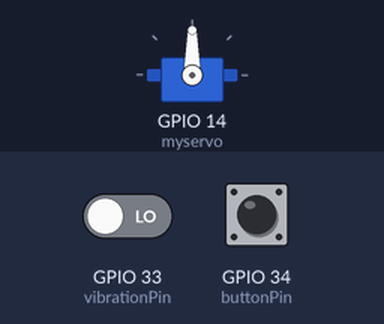
The sketch below on a simulated ESP32. Shown: servo. Inputs (shaded band) come from the test bench; at power-on: GPIO 33 (vibrationPin) LOW, GPIO 34 (buttonPin) HIGH. What the sketch prints to the serial monitor is not drawn.

Above: at 1.2 s.
1.3 s: GPIO 33 (vibrationPin) driven HIGH
At 1.7 s:
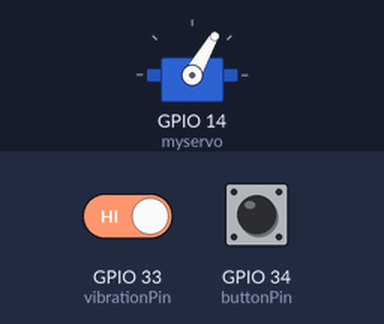
4.3 s: GPIO 34 (buttonPin) pulled LOW for 3.2 s
10.5 s: GPIO 33 (vibrationPin) driven LOW
At 11.7 s:
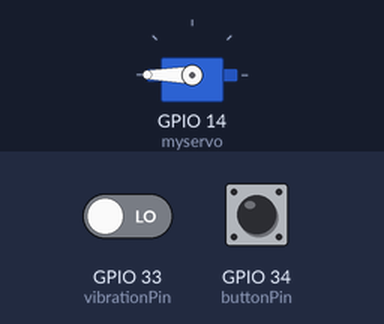
12.9 s: GPIO 34 (buttonPin) pulled LOW for 0.15 s
At 14.1 s:
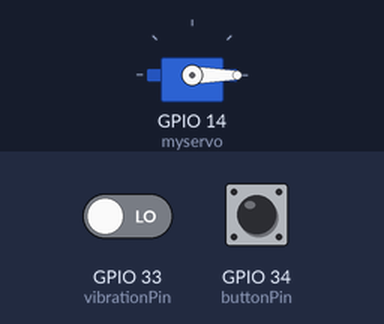
Timing chart, 0 to 15.5 s (numbered marks = the images above; inputs shaded):
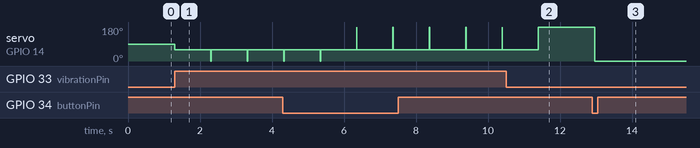

The sketch:

Servo.ino
```cpp
#include <ESP32Servo.h>

Servo myservo;

const int buttonPin = 34;
const int vibrationPin = 33;
int buttonState = HIGH;  // 初始狀態設為HIGH（未按下）
int lastButtonState = HIGH;
int vibrationState = 0;
bool servoState = false;
unsigned long lastDebounceTime = 0;
unsigned long debounceDelay = 50;

void setup() {
  myservo.attach(14);
  pinMode(buttonPin, INPUT);  // 不使用內部上拉，假設使用外部上拉電阻
  pinMode(vibrationPin, INPUT);
  Serial.begin(115200);
  Serial.println("System initialized");
}

void loop() {
  int reading = digitalRead(buttonPin);

  // 添加調試信息
  Serial.print("Button reading: ");
  Serial.println(reading);

  if (reading != lastButtonState) {
    lastDebounceTime = millis();
  }

  if ((millis() - lastDebounceTime) > debounceDelay) {
    if (reading != buttonState) {
      buttonState = reading;

      if (buttonState == LOW) {  // 按鈕按下
        Serial.println("press");
        servoState = !servoState;
        myservo.write(servoState ? 180 : 0);
        Serial.println(servoState ? "舵機轉到180度" : "舵機轉到0度");
      } else {  // 按鈕釋放
        Serial.println("x");
      }
    }
  }

  vibrationState = digitalRead(vibrationPin);
  if (vibrationState == HIGH) {
    myservo.write(60);
    Serial.println("震動感應到，舵機轉到60度");
    delay(1000);
    myservo.write(servoState ? 180 : 0);
    Serial.println(servoState ? "舵機回到180度" : "舵機回到0度");
  }

  lastButtonState = reading;
  delay(10);  // 小延遲以穩定讀取
}
```

Measured:
- after the input at 1.3 s, servo on GPIO 14 (myservo): 90° → 60° at once
- after the input at 10.5 s, servo on GPIO 14 (myservo): goes on until 11.4 s, then stays 180°
- after the input at 12.9 s, servo on GPIO 14 (myservo): 180° → 0° after 0.07 s
